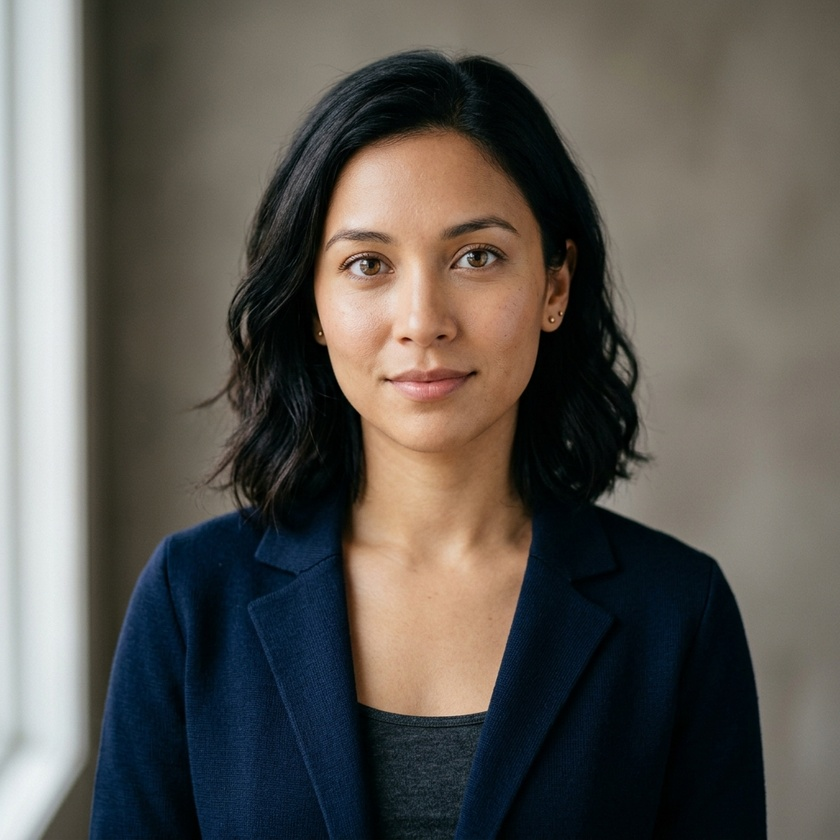
#> input picture images/input.jpg, 840 x 840 px, shrunk from 1024 x 1024 before the run
$ python verify_modules.py
#> lines starting #> are read from the running program, lines starting #| are printed output that depends on the picture; after the words box and inside, x2 and y2 are one past the last pixel; in counts of white or black regions, pixels touching at a corner belong together
#> further down, img is the input picture: shape (840, 840, 3); mean B, G, R 83.2, 88.8, 92.6
### modules/face_detection.py
import cv2

def detect_faces(image):
    # Load the pre-trained Haar Cascade classifier for face detection
    # cv2.data.haarcascades provides the path to the data folder
    face_cascade = cv2.CascadeClassifier(cv2.data.haarcascades + 'haarcascade_frontalface_default.xml')

    # Convert to grayscale and equalize histogram for better accuracy in low light
    gray = cv2.cvtColor(image, cv2.COLOR_BGR2GRAY)
    gray = cv2.equalizeHist(gray)
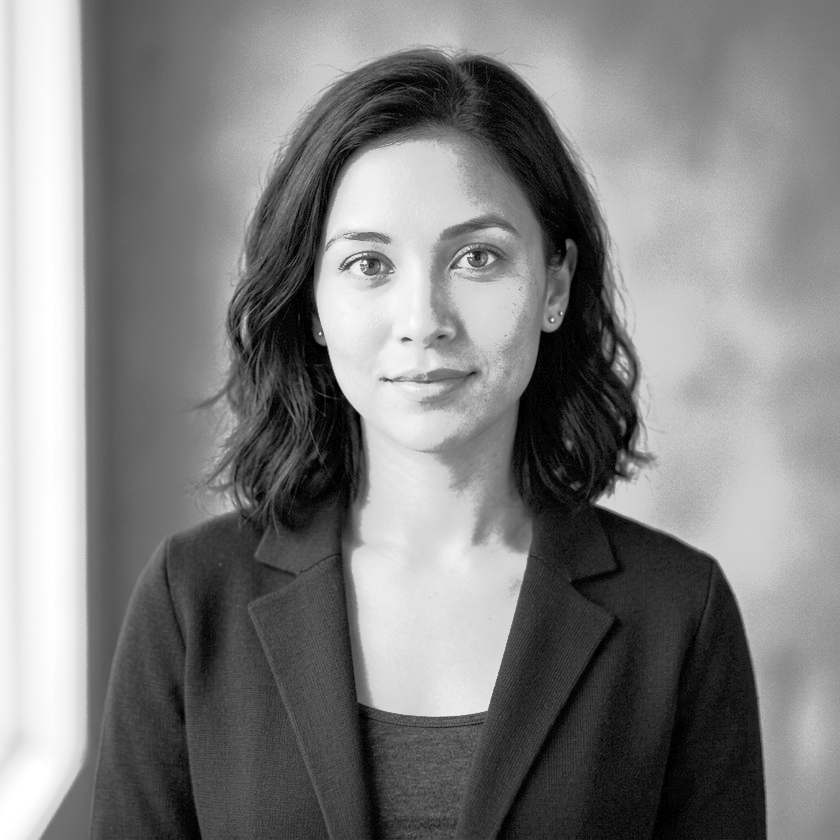
#> gray: shape (840, 840); min 0, max 255, mean 128.3

    # Detect faces with tuned parameters for live accuracy
    faces = face_cascade.detectMultiScale(
        gray,
        scaleFactor=1.1,
        minNeighbors=6,
        minSize=(30, 30)
    )
#> faces = [[282, 150, 285, 285]]

    # Draw rectangles around the detected faces
    for (x, y, w, h) in faces:
        cv2.rectangle(image, (x, y), (x + w, y + h), (0, 255, 0), 2)
#> this loop made 1 pass
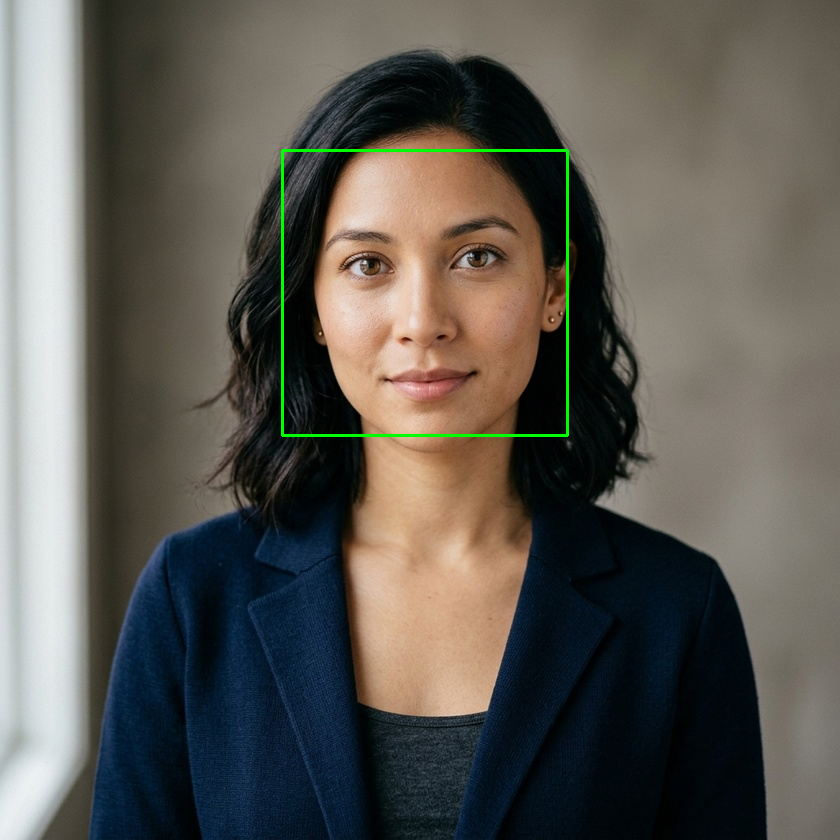
#> image: shape (840, 840, 3); 0.48% of pixels changed, all inside (x1, y1, x2, y2) = (281, 149, 569, 437)

    return image

### modules/face_blur.py
import cv2

def blur_faces(image):
    # Load the pre-trained Haar Cascade classifier
    face_cascade = cv2.CascadeClassifier(cv2.data.haarcascades + 'haarcascade_frontalface_default.xml')

    # Convert to grayscale and equalize histogram
    gray = cv2.cvtColor(image, cv2.COLOR_BGR2GRAY)
    gray = cv2.equalizeHist(gray)

    # Detect faces with higher minNeighbors to reduce false positives
    faces = face_cascade.detectMultiScale(gray, 1.1, 7, minSize=(30, 30))
#> faces = [[282, 150, 285, 285]]

    # Apply blur to each detected face
    for (x, y, w, h) in faces:
        # Extract the ROI (Region of Interest)
        face_roi = image[y:y+h, x:x+w]

        # Apply Gaussian Blur
        # Kernel size (99, 99) makes it quite blurry; sigma 30 controls the spread
        blurred_face = cv2.GaussianBlur(face_roi, (99, 99), 30)

        # Put the blurred face back into the original image
        image[y:y+h, x:x+w] = blurred_face
#> image: shape (840, 840, 3); 11.51% of pixels changed, all inside (x1, y1, x2, y2) = (282, 150, 567, 435)

    return image

### modules/cartoonify.py
import cv2

def cartoonify(image):
    # 1. Edge Mask
    gray = cv2.cvtColor(image, cv2.COLOR_BGR2GRAY)
    gray = cv2.medianBlur(gray, 5)
    edges = cv2.adaptiveThreshold(gray, 255,
                                  cv2.ADAPTIVE_THRESH_MEAN_C,
                                  cv2.THRESH_BINARY, 9, 9)
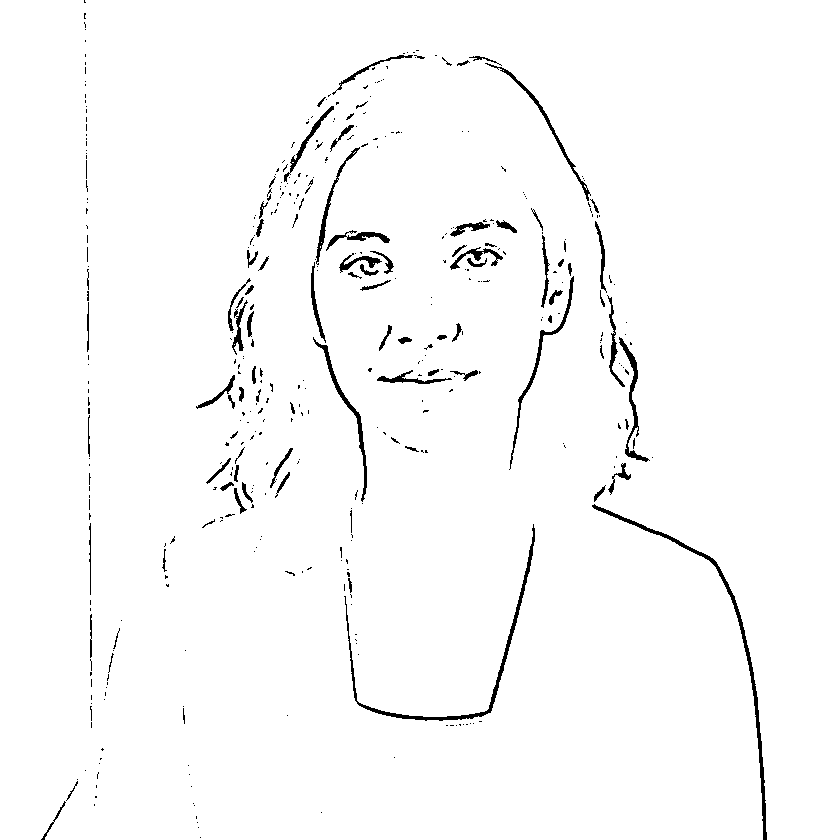
#> edges: shape (840, 840); 97.9% white; 417 black regions (326 under 20 px), largest, box (x1, y1, x2, y2) and area: (592, 504, 767, 840) 1546, (344, 524, 535, 721) 1372, (313, 337, 367, 502) 672

    # 2. Color Surface Processing
    # bilateralFilter reduces noise while keeping edges sharp
    color = cv2.bilateralFilter(image, 9, 300, 300)

    # 3. Combine Color with Edge Mask
    cartoon = cv2.bitwise_and(color, color, mask=edges)

    return cartoon

### modules/background_blur.py
import cv2

def blur_background(image):
    # Load face detector
    face_cascade = cv2.CascadeClassifier(
        cv2.data.haarcascades + 'haarcascade_frontalface_default.xml'
    )

    # Convert to grayscale and equalize histogram
    gray = cv2.cvtColor(image, cv2.COLOR_BGR2GRAY)
    gray = cv2.equalizeHist(gray)

    # Detect faces with higher minNeighbors for stability
    faces = face_cascade.detectMultiScale(gray, scaleFactor=1.1, minNeighbors=7, minSize=(50, 50))
#> faces = [[282, 150, 285, 285]]

    # Create blurred version of entire image
    # Kernel size (51, 51) for background blur
    blurred = cv2.GaussianBlur(image, (51, 51), 0)

    # If no face detected -> return blurred image
    if len(faces) == 0:
        return blurred

    # Copy blurred image as base
    output = blurred.copy()

    for (x, y, w, h) in faces:
        # Add some padding to include more of the head
        padding = 20

        x1 = max(x - padding, 0)
        y1 = max(y - padding, 0)
        x2 = min(x + w + padding, image.shape[1])
        y2 = min(y + h + padding, image.shape[0])

        # Keep face region original (not blurred)
        output[y1:y2, x1:x2] = image[y1:y2, x1:x2]

        # Optional: draw rectangle (commented out for cleaner "Focus" look,
        # but user asked for it in prompt so I will include it)
        cv2.rectangle(output, (x1, y1), (x2, y2), (0, 255, 0), 2)
#> this loop made 1 pass
#> (x, y, w, h, padding, x1, y1, x2) on pass 1: (282, 150, 285, 285, 20, 262, 130, 587)
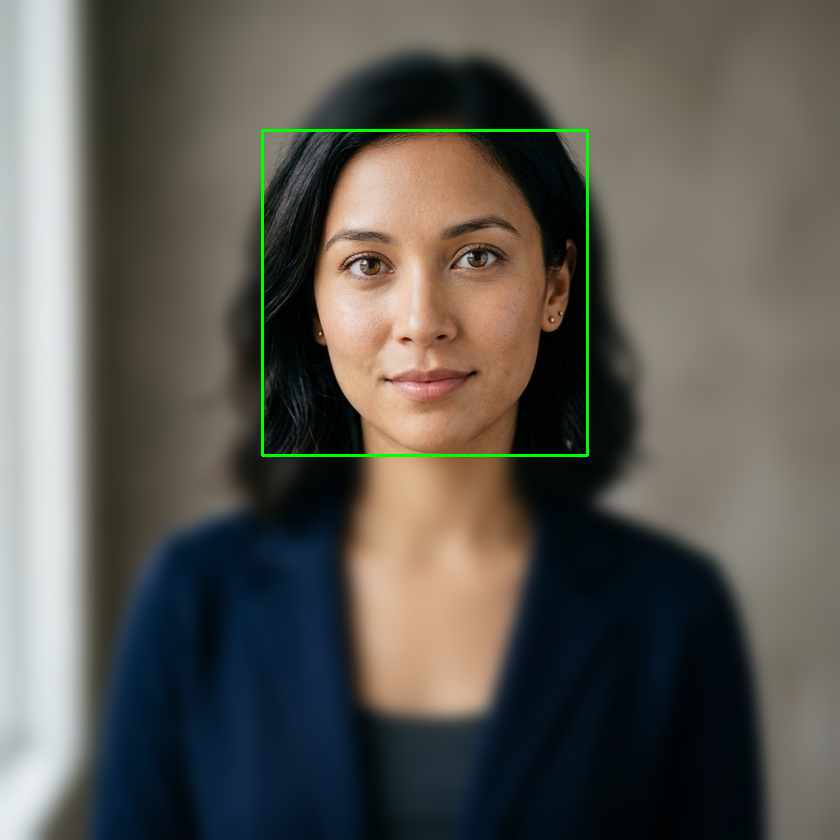
#> output: shape (840, 840, 3); mean B, G, R 82.9, 89.9, 92.3

    return output

### modules/face_count.py
import cv2

def count_and_label_faces(image):
    face_cascade = cv2.CascadeClassifier(
        cv2.data.haarcascades + 'haarcascade_frontalface_default.xml'
    )

    # Convert to grayscale and equalize histogram
    gray = cv2.cvtColor(image, cv2.COLOR_BGR2GRAY)
    gray = cv2.equalizeHist(gray)

    # Detect faces with tuned parameters
    faces = face_cascade.detectMultiScale(gray, scaleFactor=1.1, minNeighbors=7, minSize=(30, 30))
#> faces = [[282, 150, 285, 285]]

    count = 0

    for (x, y, w, h) in faces:
        count += 1

        # Draw rectangle
        cv2.rectangle(image, (x, y), (x+w, y+h), (255, 0, 0), 2)

        # Label each face
        cv2.putText(image, f"Face {count}", (x, y-10),
                    cv2.FONT_HERSHEY_SIMPLEX, 0.6, (0, 255, 0), 2)
#> this loop made 1 pass
#> (x, y, w, h, count) on pass 1: (282, 150, 285, 285, 1)
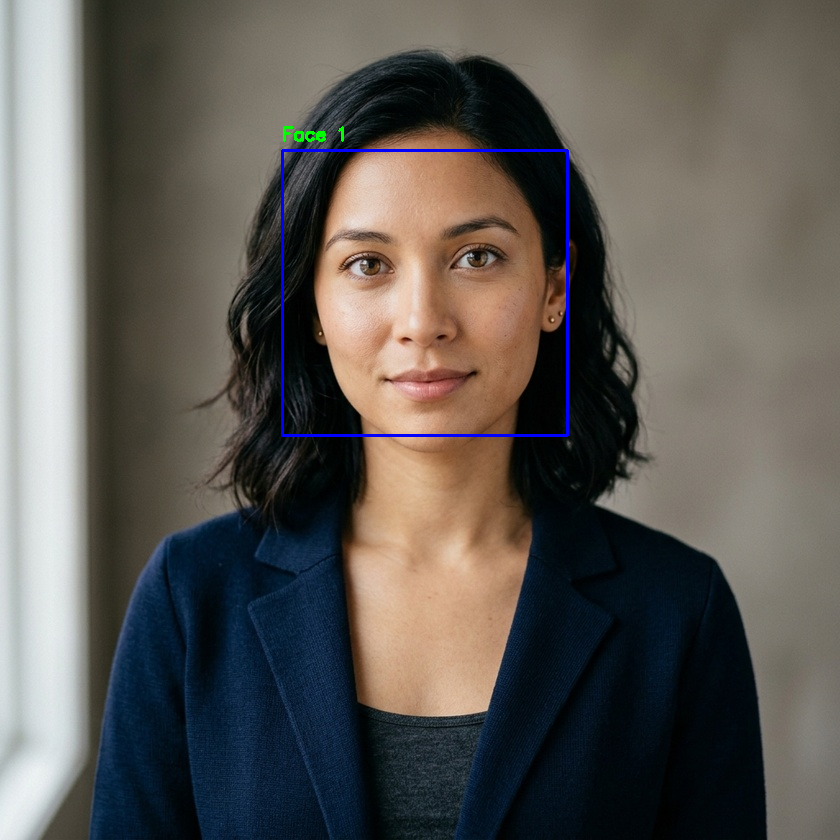
#> image: shape (840, 840, 3); 0.54% of pixels changed, all inside (x1, y1, x2, y2) = (281, 126, 569, 437)
#> after the loop, count = 1

    # Display total count
    cv2.putText(image, f"Total Faces: {count}", (10, 30),
                cv2.FONT_HERSHEY_SIMPLEX, 0.8, (0, 0, 255), 2)
#> image: shape (840, 840, 3); 0.15% of pixels changed, all inside (x1, y1, x2, y2) = (10, 12, 186, 32)

    return image

### modules/filters.py
import cv2
import numpy as np

# Grayscale filter
def apply_grayscale(image):
    gray = cv2.cvtColor(image, cv2.COLOR_BGR2GRAY)
    # Convert back to 3-channel BGR so it's compatible with other filters
    return cv2.cvtColor(gray, cv2.COLOR_GRAY2BGR)

# Sepia filter
def apply_sepia(image):
    # Sepia transition matrix
    kernel = np.array([
        [0.272, 0.534, 0.131],
        [0.349, 0.686, 0.168],
        [0.393, 0.769, 0.189]
    ])

    # Applying the transformation
    sepia_img = cv2.transform(image, kernel)
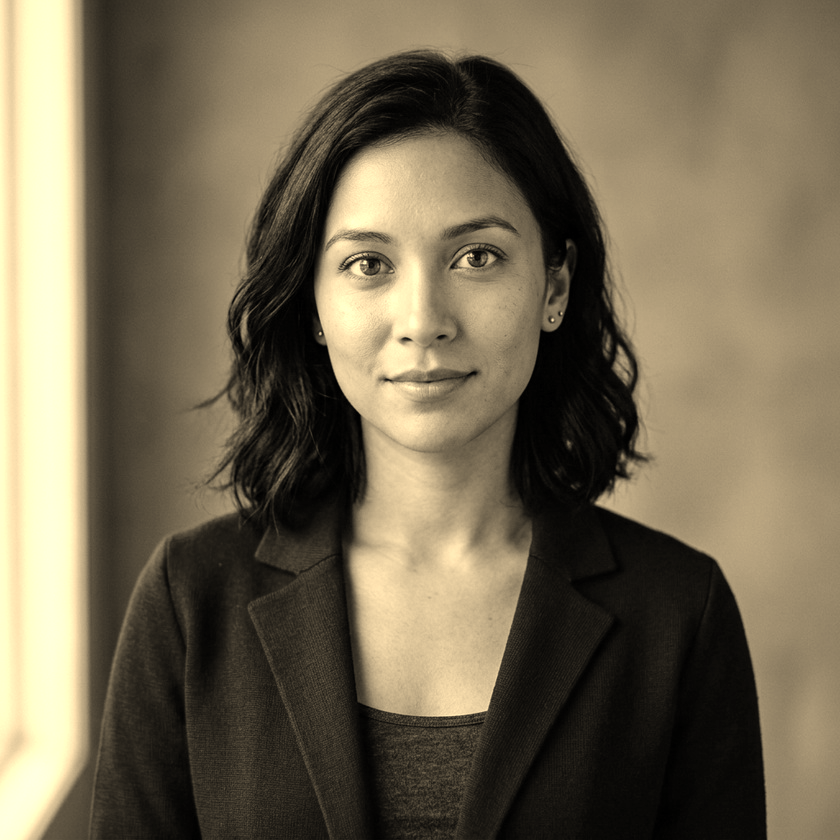
#> sepia_img: shape (840, 840, 3); mean of channels 0, 1, 2 82.2, 104.6, 115.3; drawn as B, G, R

    # Clip values to [0, 255] and convert to uint8
    sepia_img = cv2.convertScaleAbs(sepia_img)

    return sepia_img

### verify_modules.py
import cv2
import os
import sys

# Add the modules directory to path
sys.path.append(os.path.join(os.path.dirname(__file__), 'modules'))

try:
    from face_detection import detect_faces
    from face_blur import blur_faces
    from cartoonify import cartoonify
    from background_blur import blur_background
    from face_count import count_and_label_faces
    from filters import apply_grayscale, apply_sepia
    print("[SUCCESS] Modules imported successfully")
except ImportError as e:
    print(f"[ERROR] Module import failed: {e}")
    exit(1)

# Load the sample image
image_path = os.path.join(os.path.dirname(__file__), 'images', 'input.jpg')
img = cv2.imread(image_path)

if img is None:
    print(f"[ERROR] Failed to load image from {image_path}")
    exit(1)
print("[SUCCESS] Sample image loaded successfully")

# Test Face Detection
try:
    det_img = detect_faces(img.copy())
    cv2.imwrite(os.path.join(os.path.dirname(__file__), 'output', 'test_detection.jpg'), det_img)
    print("[SUCCESS] Face detection successful")
except Exception as e:
    print(f"[ERROR] Face detection failed: {e}")

# Test Face Blur
try:
    blur_img = blur_faces(img.copy())
    cv2.imwrite(os.path.join(os.path.dirname(__file__), 'output', 'test_blur.jpg'), blur_img)
    print("[SUCCESS] Face blur successful")
except Exception as e:
    print(f"[ERROR] Face blur failed: {e}")

# Test Cartoonify
try:
    cart_img = cartoonify(img.copy())
    cv2.imwrite(os.path.join(os.path.dirname(__file__), 'output', 'test_cartoon.jpg'), cart_img)
    print("[SUCCESS] Cartoonify successful")
except Exception as e:
    print(f"[ERROR] Cartoonify failed: {e}")

# Test Background Blur
try:
    bg_blur_img = blur_background(img.copy())
    cv2.imwrite(os.path.join(os.path.dirname(__file__), 'output', 'test_bg_blur.jpg'), bg_blur_img)
    print("[SUCCESS] Background blur successful")
except Exception as e:
    print(f"[ERROR] Background blur failed: {e}")

# Test Face Counting
try:
    count_img = count_and_label_faces(img.copy())
    cv2.imwrite(os.path.join(os.path.dirname(__file__), 'output', 'test_face_count.jpg'), count_img)
    print("[SUCCESS] Face counting successful")
except Exception as e:
    print(f"[ERROR] Face counting failed: {e}")

# Test Grayscale
try:
    gray_img = apply_grayscale(img.copy())
    cv2.imwrite(os.path.join(os.path.dirname(__file__), 'output', 'test_grayscale.jpg'), gray_img)
    print("[SUCCESS] Grayscale successful")
except Exception as e:
    print(f"[ERROR] Grayscale failed: {e}")

# Test Sepia
try:
    sepia_img = apply_sepia(img.copy())
    cv2.imwrite(os.path.join(os.path.dirname(__file__), 'output', 'test_sepia.jpg'), sepia_img)
    print("[SUCCESS] Sepia successful")
except Exception as e:
    print(f"[ERROR] Sepia failed: {e}")

print("\nVerification complete. Check the 'output' folder for results.")
